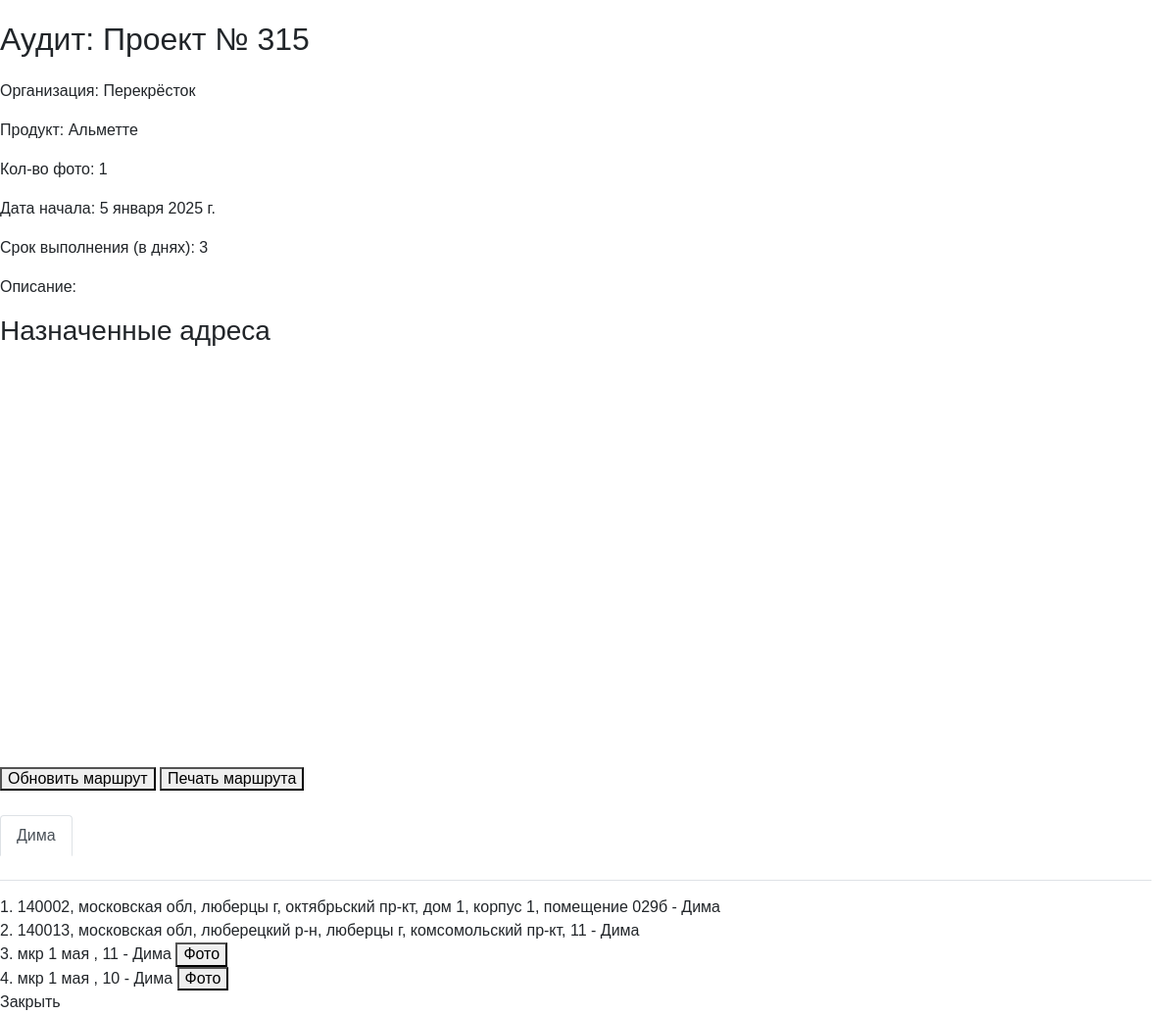
Page /projects/event/9/ (signed in) on the committed database.
### projects/models.py (models this page shows, shortened)
class Event(models.Model):
    EVENT_TYPES = (
        ('montage', 'Монтаж'),
        ('audit', 'Аудит'),
        ('dismantle', 'Демонтаж'),
    )
    STATUS_CHOICES = [
        ('created', 'Создано'),
        ('assigned', 'Назначено'),
        ('in_progress', 'В работе'),
        ('completed', 'Завершено'),
    ]
    project = models.ForeignKey(Project, related_name='events', on_delete=models.CASCADE)
    event_type = models.CharField(choices=EVENT_TYPES, max_length=20)
    status = models.CharField(max_length=11, choices=STATUS_CHOICES, default='created')
    description = models.TextField(blank=True)
    photo_count = models.IntegerField()
    event_date = models.DateField()
    duration_days = models.IntegerField()
    assigned_users = models.ManyToManyField(User, through='EventUser', blank=True, related_name='events_as_assignee')

class Project(models.Model):
    user = models.ForeignKey(User, on_delete=models.CASCADE)  # Убрали null=True
    name = models.CharField(max_length=255)
    description = models.TextField(blank=True)
    excel_file = models.FileField(upload_to='excel/', null=True, blank=True)
    organization = models.CharField(max_length=255, blank=True, null=True)  # Новое поле
    product = models.CharField(max_length=255, blank=True, null=True)  # Новое поле

class EventAddress(models.Model):
    event = models.ForeignKey(Event, related_name='addresses', on_delete=models.CASCADE)
    name = models.CharField(max_length=255)
    latitude = models.FloatField()
    longitude = models.FloatField()
    order = models.PositiveIntegerField(default=0)  # Добавляем поле для сортировки
    assigned_user = models.ForeignKey(User, null=True, blank=True, on_delete=models.SET_NULL)  # Новое поле
    class Meta:
        ordering = ['order']

### rct/models.py (models this page shows)
class ExecutorProfile(models.Model):
    user = models.OneToOneField(User, on_delete=models.CASCADE)
    name = models.CharField(max_length=255, blank=True)
    phone_number = models.CharField(max_length=15, blank=True)
    district_choices = [
        ('САО', 'САО'),
        ('ВАО', 'ВАО'),
        ('ЮАО', 'ЮАО'),
        ('ЗАО', 'ЗАО'),
    ]
    district = models.CharField(max_length=3, choices=district_choices)

### projects/views.py (the view)
# urls.py: path('event/<int:event_id>/', views.event_detail, name='event_detail'),
@login_required
def event_detail(request, event_id):
    event = get_object_or_404(Event, pk=event_id)
    current_user = request.user
    is_manager = current_user.groups.filter(name='Менеджер').exists()
    is_executor = current_user.groups.filter(name='Исполнитель').exists()
    manager_addresses = defaultdict(list)
    executor_addresses = []
    def process_addresses(address_list):
        addresses_with_photos = []
        executor_colors = {'not_assigned': '#808080'}
        color_palette = ['#FF5733', '#33FF57', '#3357FF', '#F3FF33', '#FF33A6']
        color_index = 0
        for address in address_list:
            executor_id = address.assigned_user.executorprofile.id if address.assigned_user else 'not_assigned'
            project_user_id = event.project.user.id
            project_id = str(event.project.id)
            event_type = event.get_event_type_display()
            address_name = re.sub(r'[\\/*?:"<>|]', "_", address.name)
            base_path = os.path.join(settings.MEDIA_ROOT, str(project_user_id), project_id, event_type, str(executor_id))
            problems_path = os.path.join(base_path, "problems")
            has_photos = False
            if executor_id and os.path.exists(base_path):
                for file_name in os.listdir(base_path):
                    if file_name.startswith(address_name):
                        has_photos = True
                        break
            if executor_id and os.path.exists(problems_path):
                for file_name in os.listdir(problems_path):
                    if file_name.startswith(address_name):
                        has_photos = True
                        break
            if executor_id not in executor_colors:
                executor_colors[executor_id] = color_palette[color_index % len(color_palette)]
                color_index += 1
            addresses_with_photos.append({
                'address': address,
                'has_photos': has_photos,
                'executor_id': executor_id,
                'executor_color': executor_colors[executor_id]
            })
        return addresses_with_photos
    if is_manager and event.project.user == current_user:
        for address in event.addresses.all().select_related('assigned_user'):
            executor = address.assigned_user.executorprofile if address.assigned_user else None
            manager_addresses[executor].append(address)
        addresses_with_photos_manager = {executor: process_addresses(addresses) for executor, addresses in manager_addresses.items()}
        unassigned_addresses = manager_addresses.pop(None, [])
        addresses_with_photos_manager[None] = process_addresses(unassigned_addresses)
    else:
        addresses_with_photos_manager = {}
    if is_executor:
        executor_addresses = event.addresses.filter(assigned_user=current_user)
    addresses_with_photos_executor = process_addresses(executor_addresses)
    user_event_status = None
    if is_executor:
        try:
            event_user = EventUser.objects.get(user=current_user, event=event)
            user_event_status = event_user.status
        except EventUser.DoesNotExist:
            user_event_status = None
    return render(request, 'projects/event_detail.html', {
        'event': event,
        'addresses_with_photos_manager': addresses_with_photos_manager,
        'addresses_with_photos_executor': addresses_with_photos_executor,
        'is_executor': is_executor,
        'is_manager': is_manager,
        'user_event_status': user_event_status,
    })

### projects/templates/projects/event_detail.html (shortened to what this page needs)
<html lang="ru_RU">
<head>
    {% load static %}
    <link rel="stylesheet" href="//code.jquery.com/ui/1.12.1/themes/base/jquery-ui.css">
    <link href="https://maxcdn.bootstrapcdn.com/bootstrap/4.5.2/css/bootstrap.min.css" rel="stylesheet">
    <link rel="stylesheet" href="{% static 'css/normalize.css' %}">
    <link rel="stylesheet" href="{% static 'css/styles.css' %}">
</head>
<body>
    <h1>{{ event.get_event_type_display }}: {{ event.project.name }}</h1>
    <div>
        <p>Организация: {{ event.project.organization }}</p>
        <p>Продукт: {{ event.project.product }}</p>
        <p>Кол-во фото: {{ event.photo_count }}</p>
        <p>Дата начала: {{ event.event_date }}</p>
        <p>Срок выполнения (в днях): {{ event.duration_days }}</p>
        <p>Описание: {{ event.description }}</p>
    </div>
    <h3>Назначенные адреса</h3>
    <div id="map" style="width: 100%; height: 400px; margin-bottom: 20px;"></div>
    <button id="update-route">Обновить маршрут</button>
    <button id="print-addresses">Печать маршрута</button>
    {% if is_manager %}
        <div>
            <ul class="nav nav-tabs" id="managerTabs" role="tablist">
                {% for executor, addresses in addresses_with_photos_manager.items %}
                    {% if executor or addresses %}
                        <li class="nav-item">
                            <a class="nav-link {% if forloop.first %}active{% endif %}"
                            id="tab-{% if executor %}{{ executor.id }}{% else %}unassigned{% endif %}"
                            data-toggle="tab"
                            href="#executor-{% if executor %}{{ executor.id }}{% else %}unassigned{% endif %}"
                            role="tab">
                                {% if executor %}
                                    {{ executor.name }}
                                {% else %}
                                    Без назначения
                                {% endif %}
                            </a>
                        </li>
                    {% endif %}
                {% endfor %}
            </ul>
            <div class="tab-content" id="managerTabsContent">
                {% for executor, addresses in addresses_with_photos_manager.items %}
                    {% if executor or addresses %}
                        <div class="tab-pane fade {% if forloop.first %}show active{% endif %}"
                            id="executor-{% if executor %}{{ executor.id }}{% else %}unassigned{% endif %}"
                            role="tabpanel">
                            <ul>
                                {% for item in addresses %}
                                    <li data-id="{{ item.address.id }}" data-executor-id="{{ item.executor_id }}" data-executor-color="{{ item.executor_color }}">
                                        <span class="address-number">{{ forloop.counter }}.</span>
                                        <span class="address-name">{{ item.address.name }}</span>
                                        {% if item.address.assigned_user %}
                                            {% if item.address.assigned_user.username %}
                                                <span class="executor-name"> - {{ item.address.assigned_user.executorprofile.name }}</span>
                                            {% else %}
                                                <span class="executor-email"> - {{ item.address.assigned_user.email }}</span>
                                            {% endif %}
                                        {% else %}
                                            <span class="executor-none"> - Исполнитель не назначен</span>
                                        {% endif %}
                                        {% if item.has_photos %}
                                        <button class="view-details" data-address-id="{{ item.address.id }}">Фото</button>
                                        {% endif %}
                                    </li>
                                {% empty %}
                                    <li>Нет назначенных адресов для {% if executor %}{{ executor.name }}{% else %}категории "Без назначения"{% endif %}.</li>
                                {% endfor %}
                            </ul>
                        </div>
                    {% endif %}
                {% endfor %}
            </div>
        </div>
    {% endif %}
    <a href="{% if is_executor %}{% url 'assigned_events_list' %}{% elif is_manager %}{% url 'events_control' %}{% else %}{% url 'home' %}{% endif %}">
        Закрыть
    </a>
</body>
</html>

### static/css/styles.css (style rules this page uses)
html { box-sizing: border-box; }
*, *::before, *::after { box-sizing: inherit; }
a { color: inherit; text-decoration: none; }
ul { list-style: none; margin: 0; padding: 0; }
body { font-family: 'font', sans-serif; }
.nav { margin-right: 25px; margin-bottom: 15px; padding: 25px 0; }

### rows in the picture
Event: event_type "Аудит", project.name "Проект № 315", project.organization "Перекрёсток", project.product "Альметте", photo_count "1", event_date "5 января 2025 г.", duration_days "3"
ExecutorProfile: name "Дима"
EventAddress: address.name "140002, московская обл, люберцы г, октябрьский пр-кт, дом 1, корпус 1, помещение 029б", address.assigned_user.executorprofile.name "Дима"
EventAddress: address.name "140013, московская обл, люберецкий р-н, люберцы г, комсомольский пр-кт, 11", address.assigned_user.executorprofile.name "Дима"
EventAddress: address.name "мкр 1 мая , 11", address.assigned_user.executorprofile.name "Дима"
EventAddress: address.name "мкр 1 мая , 10", address.assigned_user.executorprofile.name "Дима"
